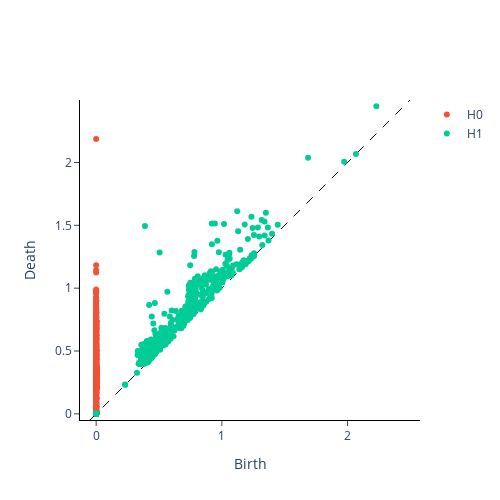

This figure's notebook cell:
### Code cell
from gtda.homology import VietorisRipsPersistence
from gtda.plotting import plot_diagram

# Assuming y_gw_embedded_pca is already computed and available
homology_dimensions = [0, 1]  # We compute homology up to the 2nd dimension
vr = VietorisRipsPersistence(homology_dimensions=homology_dimensions, n_jobs=1)
diagrams = vr.fit_transform(y_gw_embedded_pca[None, :, :])

# Plot the persistence diagram
plot_diagram(diagrams[0])

### Figure 1 — Plotly figure (JSON) as saved in the notebook; plotly's stock layout.template omitted (floating-point values rounded to 4 significant figures; data arrays with more than 128 entries replaced by an {"elided": "..."} marker saying what was removed)
{"data": [{"hoverinfo": "none", "line": {"color": "black", "dash": "dash", "width": 1}, "mode": "lines", "showlegend": false, "type": "scatter", "x": [-0.04896, 2.497], "y": [-0.04896, 2.497]}, {"hoverinfo": "text", "hovertext": {"elided": "1568 str values"}, "mode": "markers", "name": "H0", "type": "scatter", "x": {"elided": "1568 int values"}, "y": {"elided": "1568 float values"}}, {"hoverinfo": "text", "hovertext": {"elided": "779 str values"}, "mode": "markers", "name": "H1", "type": "scatter", "x": {"elided": "779 float values"}, "y": {"elided": "779 float values"}}], "layout": {"height": 500, "plot_bgcolor": "white", "width": 500, "xaxis": {"autorange": false, "exponentformat": "e", "linecolor": "black", "linewidth": 1, "mirror": false, "range": [-0.04896, 2.497], "showexponent": "all", "showline": true, "side": "bottom", "ticks": "outside", "title": {"text": "Birth"}, "type": "linear", "zeroline": true}, "yaxis": {"autorange": false, "exponentformat": "e", "linecolor": "black", "linewidth": 1, "mirror": false, "range": [-0.04896, 2.497], "scaleanchor": "x", "scaleratio": 1, "showexponent": "all", "showline": true, "side": "left", "ticks": "outside", "title": {"text": "Death"}, "type": "linear", "zeroline": true}}}
